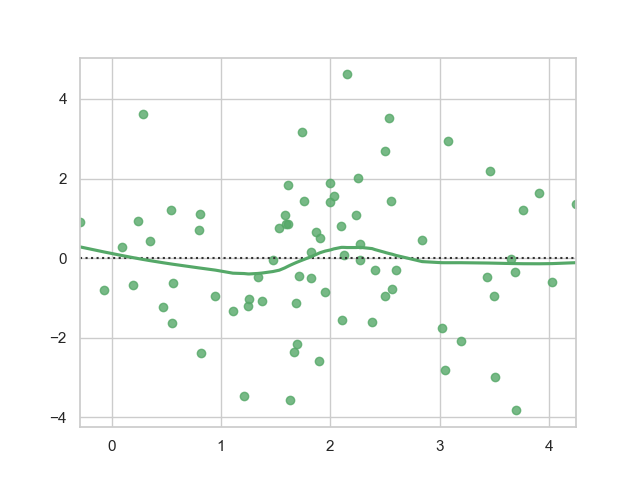

Generate this figure with Python:
import numpy as np
import seaborn as sns
sns.set_theme(style="whitegrid")

# Make an example dataset with y ~ x
rs = np.random.RandomState(7)
x = rs.normal(2, 1, 75)
y = 2 + 1.5 * x + rs.normal(0, 2, 75)

# Plot the residuals after fitting a linear model
sns.residplot(x=x, y=y, lowess=True, color="g")
